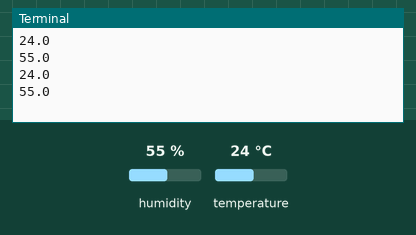
Bench run of a program on a simulated Raspberry Pi (header pin numbers). On the bench: the last lines printed to the terminal. The test bench sets the inputs (shaded band); at power-on: humidity 55 %, temperature 24 °C.

Above: at 1.2 s.
1.3 s: humidity set to 22 %
At 2.0 s:
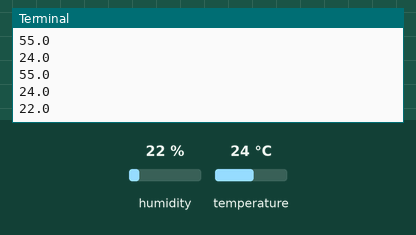
2.8 s: temperature set to 12 °C
At 3.6 s:
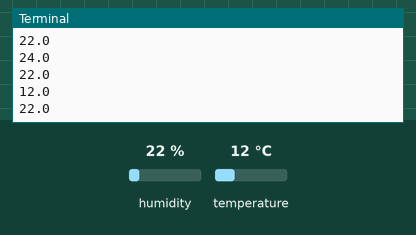
4.3 s: humidity set to 40 %
At 5.2 s:
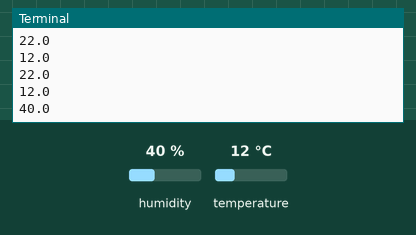
Timing chart, 0 to 7.3 s (numbered marks = the images above; inputs shaded):
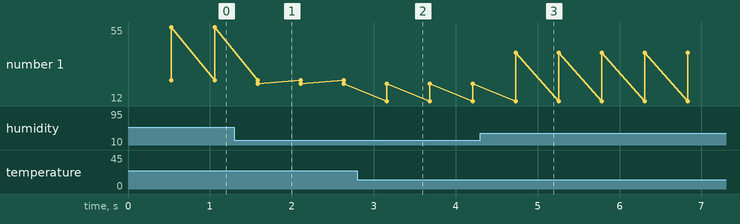

Measured:
- after the input at 1.3 s, the terminal: prints a new line after 0.28 s (image 1)
- after the input at 2.8 s, the terminal: prints a new line after 0.36 s (image 2)
- after the input at 4.3 s, the terminal: prints a new line after 0.43 s (image 3)
- plotted number 1: 55 → 22 after the input at 1.3 s, 22 → 40 after the input at 4.3 s

The program:

adafruit_prog.py
```python
import sys
from time import sleep
import Adafruit_DHT
import RPi.GPIO as pin
import time
import lcd_interface

#pin.setmode(pin.BCM)

while True:
	humidity, temperature = Adafruit_DHT.read_retry(Adafruit_DHT.DHT11, 27)
	print(temperature)
#	lcd_interface.lstr(int(temperature))
	print(humidity)
#	lcd_interface.lstr(humidity)
```

lcd_interface.py
```python
import RPi.GPIO as pin
import time
pin.setwarnings(False)
pin.setmode(pin.BOARD)
dataline = (32,23,19,21,24,26,31,29)
rs = 3
enable = 5


def initlcd():
	pin.setup(dataline,pin.OUT)
	pin.setup(rs,pin.OUT)
	pin.setup(enable,pin.OUT)
	command(0x38)
	command(0x0e)
	command(0x01)
	command(0x80)
	return

def command(cmd):
	"lcd command function"
	for i in range(8):
		if cmd & (1<<i):
			pin.output(dataline[7-i],pin.HIGH)
		else:
			pin.output(dataline[7-i],pin.LOW)
	pin.output(rs,0)
	pin.output(enable,1)
	time.sleep(0.001)
	pin.output(enable,0)
	return

def data(dt2):
	"data function"
	for i in range(8):
		if dt2 & (1<<i):
			pin.output(dataline[7-i],pin.HIGH)
		else:
			pin.output(dataline[7-i],pin.LOW)
	pin.output(rs,1)
	pin.output(enable,1)
	time.sleep(0.001)
	pin.output(enable,0)
	return

def lstr(dt1):
	for j in range(len(dt1)):
		data(ord(dt1[j]))
	return

initlcd()
#while True:
	#x= raw_input("Enter 1 for command and 2 for data")
	#def switcher(x):
	#	switcher = {
	#		1:
	#cd = raw_input("Enter command")
	#command(cd)
	#		2:
	##dt = raw_input("Enter data:")
	##lstr(dt)
	##time.sleep(2)
	##command(0x01)
	#	}
	#	print switcher.get(x, "invalid")
```
